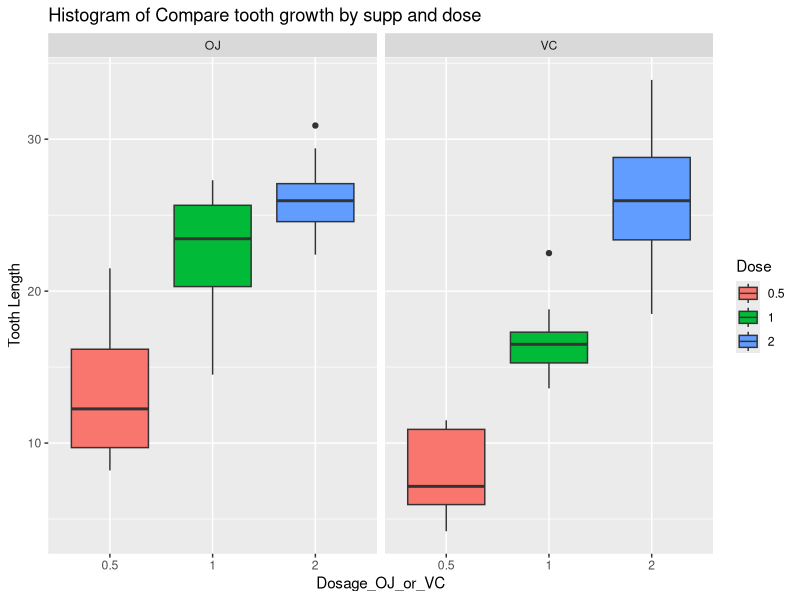

Generate this figure with R:
#Setting environment

library(datasets)
library(dplyr)
library(rmarkdown)
library(reshape2)
library(cowplot)
library(knitr)
library(ggplot2)
#Getting the data

##Get data
data("ToothGrowth")

#Show the sample data
head(ToothGrowth)



#Show the summary

summary(ToothGrowth)

#Compare tooth growth by supp and dose

##Visionalise

plotting2<- ggplot(ToothGrowth,aes(x=factor(dose),y=len,fill=factor(dose))) + 
  geom_boxplot(notch=F)
plotting2<- plotting2 + facet_grid(.~supp)
plotting2<- plotting2 + scale_x_discrete("Dosage_OJ_or_VC")  
plotting2<- plotting2 + scale_y_continuous("Tooth Length")
plotting2<- plotting2 + scale_fill_discrete(name="Dose")
plotting2<- plotting2 + ggtitle("Histogram of Compare tooth growth by supp and dose")


##Hypothesis testing

###Supp
type1 = ToothGrowth$len[ToothGrowth$supp == 'OJ']
type2 = ToothGrowth$len[ToothGrowth$supp == 'VC']

t.test(type1, type2, alternative = "greater", paired = FALSE, var.equal = FALSE, conf.level = 0.95)

###Dose
level1 = ToothGrowth$len[ToothGrowth$dose == 0.5]
level2 = ToothGrowth$len[ToothGrowth$dose == 1]
level3 = ToothGrowth$len[ToothGrowth$dose == 2]

t.test(level1, level2, alternative = "less", paired = FALSE, var.equal = FALSE, conf.level = 0.95)
t.test(level2, level3, alternative = "less", paired = FALSE, var.equal = FALSE, conf.level = 0.95)
